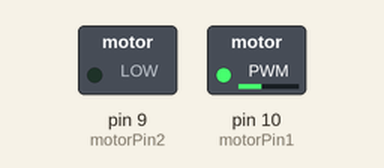
This sketch was run on a simulated Arduino Uno, built with avr-gcc and run on an emulated ATmega328P. On the bench: switched loads named in the sketch (green lamp = pin HIGH).

Above: at 0.1 s.
Timing chart, 0 to 1.6 s (numbered marks = the images above):
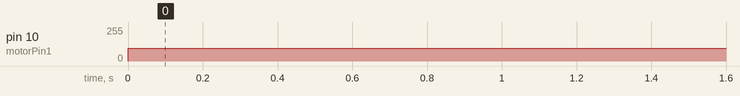

The sketch:

EncoderTester.ino
```cpp
/*
 * Encoder example sketch
 * by Andrew Kramer
 * 1/1/2016
 *
 * Records encoder ticks for each wheel
 * and prints the number of ticks for
 * each encoder every 500ms
 *
 */

// pins for the encoder inputs
#define RH_ENCODER_A 3
#define RH_ENCODER_B 5
#define LH_ENCODER_A 2
#define LH_ENCODER_B 4

//Motor B
const int motorPin1  = 10; // Pin  7 of L293
const int motorPin2  = 9;  // Pin  2 of L293

const int motorSpeed = 156-60;

// variables to store the number of encoder pulses
// for each motor
volatile signed long leftCount = 0;
volatile signed long rightCount = 0;

void setup() {
  //pinMode(LH_ENCODER_A, INPUT);
  //pinMode(LH_ENCODER_B, INPUT);
  //pinMode(RH_ENCODER_A, INPUT);
  //pinMode(RH_ENCODER_B, INPUT);

  pinMode(motorPin1, OUTPUT);
  pinMode(motorPin2, OUTPUT);

  // initialize hardware interrupts
  //attachInterrupt(0, leftEncoderEvent, CHANGE);
  //attachInterrupt(1, rightEncoderEvent, CHANGE);

  Serial.begin(9600);
}

void loop() {
  analogWrite(motorPin1, motorSpeed);
  analogWrite(motorPin2, LOW);
  //Serial.print("Right Count: ");
  //Serial.println(rightCount);
  //Serial.print("Left Count: ");
  //Serial.println(leftCount);
  //Serial.println();
  delay(500);
}

// encoder event for the interrupt call
void leftEncoderEvent() {
  if (digitalRead(LH_ENCODER_A) == HIGH) {
    if (digitalRead(LH_ENCODER_B) == LOW) {
      leftCount++;
    } else {
      leftCount--;
    }
  } else {
    if (digitalRead(LH_ENCODER_B) == LOW) {
      leftCount--;
    } else {
      leftCount++;
    }
  }
}

// encoder event for the interrupt call
void rightEncoderEvent() {
  if (digitalRead(RH_ENCODER_A) == HIGH) {
    if (digitalRead(RH_ENCODER_B) == LOW) {
      rightCount++;
    } else {
      rightCount--;
    }
  } else {
    if (digitalRead(RH_ENCODER_B) == LOW) {
      rightCount--;
    } else {
      rightCount++;
    }
  }
}
```

Measured:
- by itself, pin 10 (motorPin1): 0/255 → 96/255 at 0.00 s
